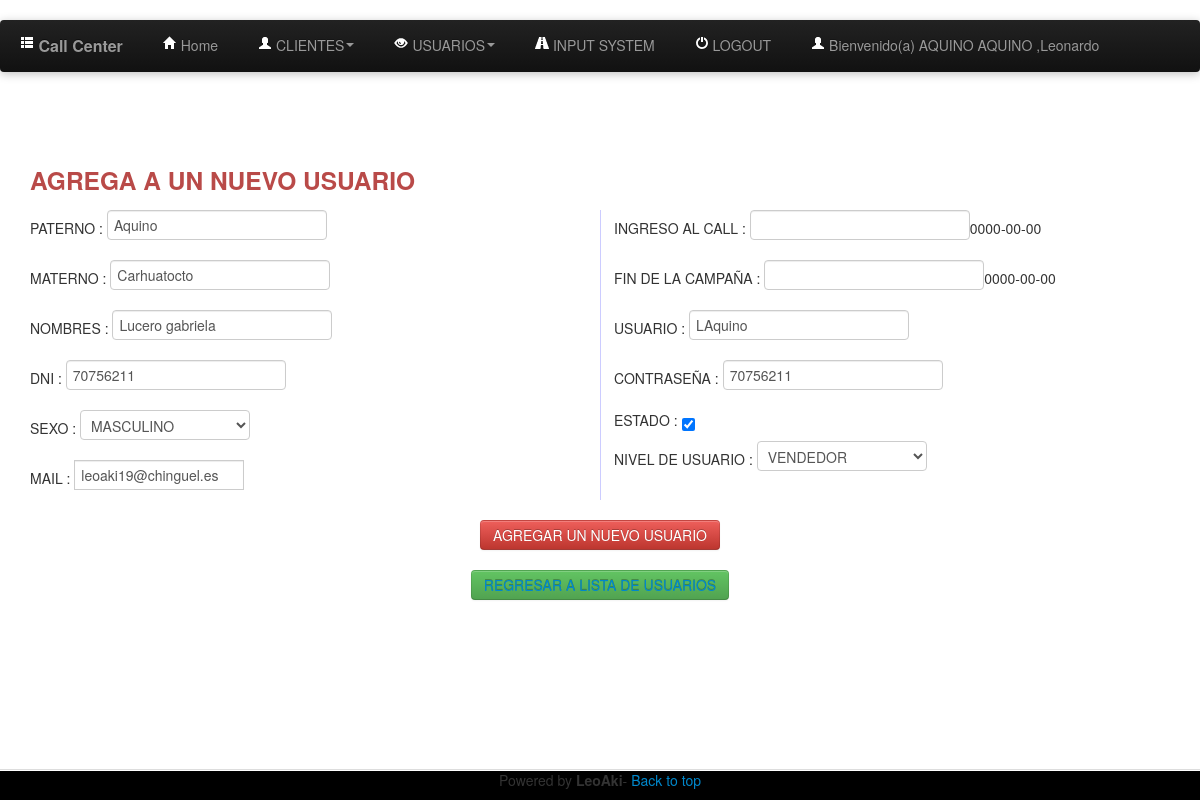
Page /procesa3.php?code=10 (signed in) on the committed database.
### tables this page shows
CREATE TABLE IF NOT EXISTS `Persona` (
  `codigo` int(11) NOT NULL AUTO_INCREMENT,
  `paterno` varchar(50) DEFAULT NULL,
  `materno` varchar(50) DEFAULT NULL,
  `nombres` varchar(100) DEFAULT NULL,
  `dni` char(8) DEFAULT NULL,
  `sexo` char(1) DEFAULT NULL,
  `email` varchar(100) DEFAULT NULL,
  `inicio` date DEFAULT NULL,
  `fin` date NOT NULL,
  `usuario` varchar(25) NOT NULL,
  `contrasena` varchar(32) NOT NULL,
  `nivel` int(4) NOT NULL,
  `estado` int(1) NOT NULL,
  `ultimasesion` datetime NOT NULL,
  PRIMARY KEY (`codigo`)
);

### class/Persona.php (called while the page is built, shortened)
<?php
require_once 'CONECTION.php';
class Persona extends Conection{
    private $PATERNO;
    private $MATERNO;
    private $NOMBRES;
    private $DNI;
    private $SEXO;
    private $EMAIL;
    private $INICIO;
    private $FIN;
    private $USUARIO;
    private $CONTRASENA;
    public function getUSUARIO() {
        return $this->USUARIO;
    }
    public function getCONTRASENA() {
        return $this->CONTRASENA;
    }
    public function getPATERNO() {
        return $this->PATERNO;
    }
    public function getMATERNO() {
        return $this->MATERNO;
    }
    public function getNOMBRES() {
        return $this->NOMBRES;
    }
    public function getDNI() {
        return $this->DNI;
    }
    public function getSEXO() {
        return $this->SEXO;
    }
    public function getEMAIL() {
        return $this->EMAIL;
    }
    public function getINICIO() {
        return $this->INICIO;
    }
    public function getFIN() {
        return $this->FIN;
    }
    public function QUIENES($dni) {
        $coneccion= new Conection();
        $consulta=  mysql_query("Select * from persona where codigo='".$dni."';");
        return $consulta;
    }
    public function setDATA($codigo,$paterno,$materno,$nombres,$dni,$sexo,$email,$inicio,$fin,$usuario,$contrasena,$nivel,$estado,$ultimasesion){
        $this->PATERNO=$paterno;
        $this->MATERNO=$materno;
        $this->NOMBRES=$nombres;
        $this->DNI=$dni;
        $this->SEXO=$sexo;
        $this->EMAIL=$email;
        $this->INICIO=$inicio;
        $this->FIN=$fin;
        $this->USUARIO=$usuario;
        $this->CONTRASENA=$contrasena;
    }
    public function BUSCAR($codigo) {
        $conectar=new Conection();
        $PERSONA= new Persona();
        $query=  mysql_query("select * from persona where codigo=".$codigo);
        if($query){
            while ($row = mysql_fetch_array($query)) {
                $PERSONA->setDATA($row[0],$row[1],$row[2],$row[3],$row[4],$row[5],$row[6],$row[7],$row[8],$row[9],$row[10],$row[11],$row[12],$row[13]);
            }
        }  else {
            echo 'NO SE ENCONTRO NINGUN REGISTRO';
        }
        return $PERSONA;
    }
}
?>

### class/CONECTION.php (called while the page is built, shortened)
<?php
class CONECTION {
    public function CONECT() {
        $this->SERVER="localhost";
        $this->BD="CALL_CENTER";
        $this->PASS="lncc";
        $this->USER="root";
        $this->CONECCION=mysql_connect($this->SERVER, $this->USER, $this->PASS) or
                die (mysql_error());
        return $this->CONECCION;
    }
}
?>

### procesa3.php (the view, shortened to what this page needs)
<?php session_start();
$coder=$_GET['code'];
?>
<!DOCTYPE html>
<html lang="es">
<head>
</head>
<?php
require_once 'class/Persona.php';
$person= new Persona();
$valor=$person->BUSCAR($coder);
if(!$_SESSION['USERINPUT'])
{
session_start();
session_destroy();
header('location: index.php');
}else{
    require_once 'includes/header.php';
?>
<body>
<center>
<div style="width: 95%; text-align: justify" id="divmain">
    <h3 class="text-error">AGREGA A UN NUEVO USUARIO</h3>
<form id="frm1" name="frm1" action="" method="POST" onsubmit='agregarPais();'>
<div class="multicolumna5columnas">
<div class="control-group">
    <span class="control-label">PATERNO : </span>
    <input type="text" id="txtpat" name="txtpat" value="<?php echo $valor->getPATERNO(); ?>">
</div>
<div class="control-group">
    <span class="control-label">MATERNO : </span>
    <input type="text" id="txtmat" name="txtmat" value="<?php echo $valor->getMATERNO(); ?>">
</div>
<div class="control-group">
    <span class="control-label">NOMBRES : </span>
    <input type="text" id="txtname" name="txtname" value="<?php echo $valor->getNOMBRES(); ?>">
</div>
<div class="control-group">
    <span class="control-label">DNI : </span>
    <input type="text" id="txtdni" name="txtdni"maxlength="8"  value="<?php echo $valor->getDNI(); ?>"/>
</div>
<div class="control-group">
    <span class="control-label">SEXO : </span>
    <select class="span2" id="txtsexo" name="txtsexo" value="<?php echo $valor->getSEXO(); ?>"/>
        <option value="M">MASCULINO</option>
</div>
    <span class="control-label">MAIL : </span>
    <div class="input-prepend input-append">
    <input class="span2" id="txtmail1" name="txtmail1" type="text" value="<?php echo $valor->getEMAIL(); ?>"/>
    </div>
<div class="control-group">
    <span class="control-label">INGRESO AL CALL : </span>
    <input type="text" id="datepicker" name="datepicker" size="30"/><?php echo $valor->getINICIO(); ?>
</div>
<div class="control-group">
    <span class="control-label">FIN DE LA CAMPA&Ntilde;A : </span>
    <input type="text" id="datepicker2" name="datepicker2" size="30"/><?php echo $valor->getFIN(); ?>
</div>
<div class="control-group">
    <span class="control-label">USUARIO : </span>
    <input type="text" id="txtuser" name="txtuser" value="<?php echo $valor->getUSUARIO(); ?>"/>
</div>
<div class="control-group">
    <span class="control-label">CONTRASE&Ntilde;A : </span>
    <input type="text" id="txtcontra" name="txtcontra" value="<?php echo $valor->getCONTRASENA(); ?>"/>
</div>
<div class="control-group">
    <span class="control-label">ESTADO : </span>
    <input type="checkbox" id="txtstatus" name="txtstatus" checked>
</div>
<div class="control-group">
    <span class="control-label">NIVEL DE USUARIO : </span>
    <select class="span2" id="txtlevel" name="txtlevel">
        <option value="3">VENDEDOR</option>
    </select>
</div>
</div>
    <br>
    <center><button type="submit" class="btn btn-danger" id="btnsend" name="btnsend">AGREGAR UN NUEVO USUARIO</button></center>
</form>
</div>
    <button class="btn btn-success"><a href="manteinuser.php">REGRESAR A LISTA DE USUARIOS</a></button>
</center>
<?php require_once 'includes/footer.php'; ?>
    </body>
<?php }?>
</html>

### includes/header.php (shortened to what this page needs)
<div class="navbar-wrapper">
    <div class="navbar navbar-inverse">
      <div class="navbar-inner">
        <a class="brand" href=""><i class="icon-th-list icon-white"></i> Call Center</a>
        <div class="nav-collapse collapse">
          <ul class="nav">
            <li><a href="index.php"><i class="icon icon-home icon-white"></i> Home</a></li>
            <li class="dropdown">
              <a href="#" class="dropdown-toggle" data-toggle="dropdown"><i class="icon-user icon-white"></i> CLIENTES<b class="caret"></b></a>
            </li>
            <?php if($_SESSION['NIVEL']==1) {?>
            <li class="dropdown">
              <a href="#" class="dropdown-toggle" data-toggle="dropdown"><i class="icon-eye-open icon-white"></i> USUARIOS<b class="caret"></b></a>
            </li>
            <?php }
            if($_SESSION['NIVEL']==1 || $_SESSION['NIVEL']==2) {
            ?>
            <li><a href="inputsystem.php"><i class="icon-road icon-white"></i> INPUT SYSTEM</a></li>
            <?php  }
            ?>
            <li><a href="logout.php"><i class="icon-off icon-white"></i> LOGOUT</a></li>
            <li>
                <?php
                require_once "class/Persona.php";
                $QUIEN= new Persona();
                $uiui=$QUIEN->QUIENES($_SESSION["codigo"]);
                if($rowcito=  mysql_fetch_array($uiui)){
                    $paterno=$rowcito["paterno"];
                    $materno=$rowcito["materno"];
                    $nombrestodos=$rowcito["nombres"];
                }
                echo "<a><i class='icon-user icon-white'></i> Bienvenido(a) $paterno $materno ,$nombrestodos</a>";?>
           </li>
          </ul>
        </div>
      </div>
    </div>
</div>

### static/css/mystyle.css (style rules this page uses)
body { padding-top: 150px; padding-bottom: 40px; }
* { margin: 0; }
.navbar-wrapper { position: absolute; top: 0; left: 0; right: 0; z-index: 10; margin-top: 20px; margin-bottom: -90px; }
.navbar-wrapper .navbar { width: 100%; }
.navbar .navbar-inner { border: 0; -webkit-box-shadow: 0 2px 10px rgba(0,0,0,.25); -moz-box-shadow: 0 2px 10px rgba(0,0,0,.25); box-shadow: 0 2px 10px rgba(0,0,0,.25); }
.navbar .brand { padding: 14px 20px 16px; font-size: 16px; font-weight: bold; text-shadow: 0 -1px 0 rgba(0,0,0,.5); }
.navbar .nav > li > a { padding: 15px 20px; }

### procesa3.php (style rules this page uses)
.multicolumna5columnas { -moz-column-count: 2; -moz-column-gap: 2em; -moz-column-rule: 1px solid #ccf; -webkit-column-count: 2; -webkit-column-gap: 2em; -webkit-column-rule: 1px solid #ccf; }

### rows in the picture
persona: paterno "AQUINO", materno "AQUINO", nombres "Leonardo"
persona: txtpat "Aquino", txtmat "Carhuatocto", txtname "Lucero gabriela", txtdni "70756211", txtsexo "MASCULINO", txtmail1 "leoaki19@chinguel.es", inicio "0000-00-00", fin "0000-00-00", txtuser "LAquino", txtcontra "70756211"
